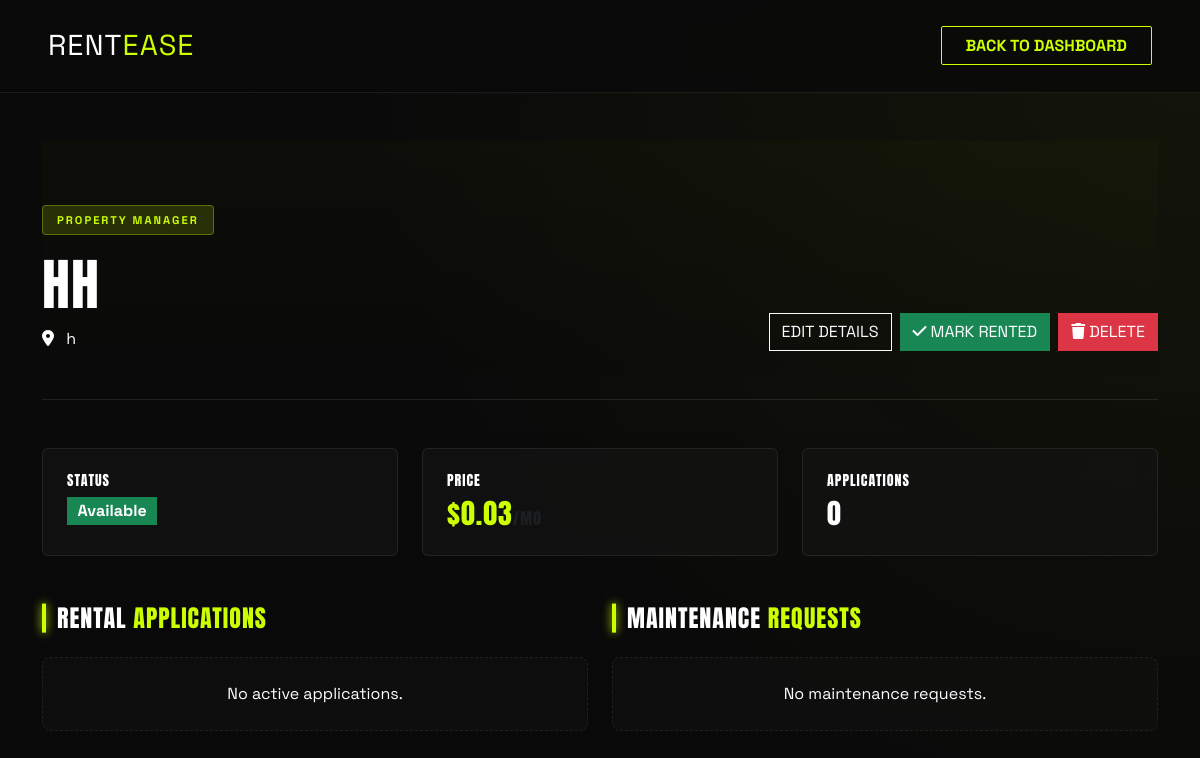
The page /manage-property/5/ (signed in) on the database as committed earlier.
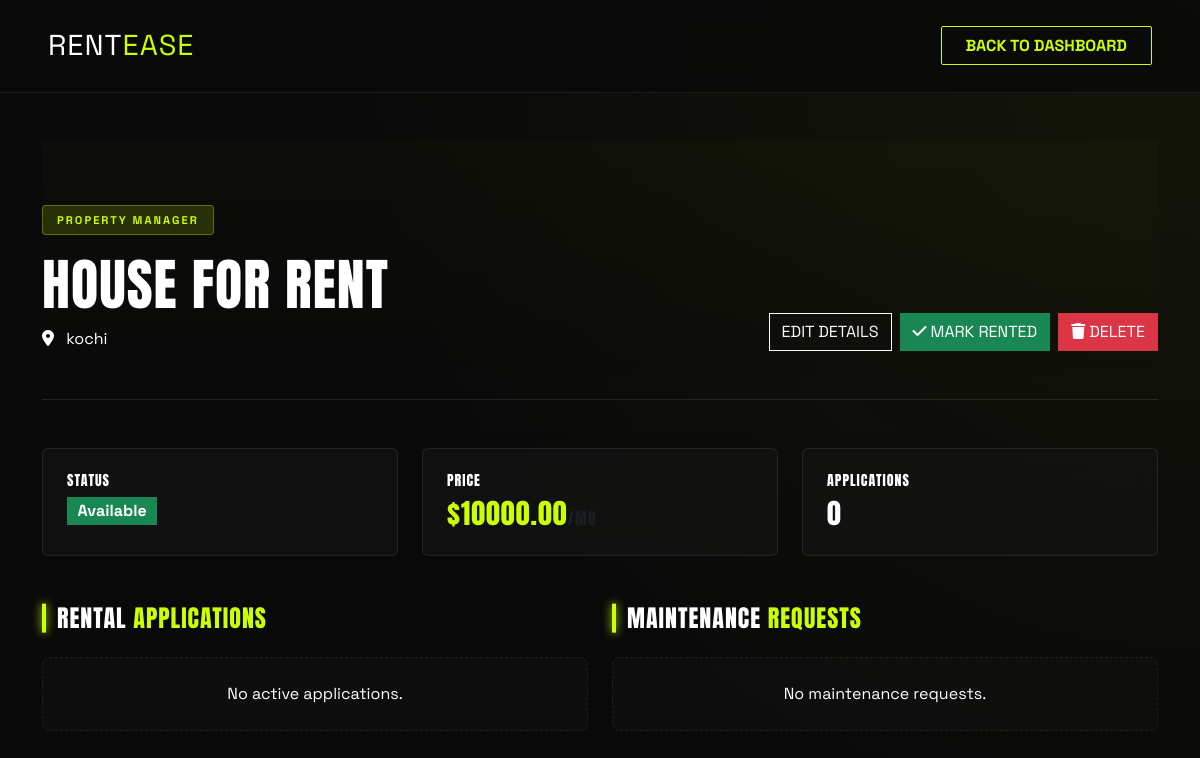
The same page on the database as committed later.
### core/models.py (models this page shows, shortened)
class Property(models.Model):
    class Status(models.TextChoices):
        PENDING_APPROVAL = "PENDING", "Pending Approval"
        AVAILABLE = "AVAILABLE", "Available"
        RENTED = "RENTED", "Rented"
        MAINTENANCE = "MAINTENANCE", "Maintenance"
    class Furnishing(models.TextChoices):
        UNFURNISHED = "UNFURNISHED", "Unfurnished"
        SEMI_FURNISHED = "SEMI_FURNISHED", "Semi-Furnished"
        FULLY_FURNISHED = "FULLY_FURNISHED", "Fully Furnished"
    class Facing(models.TextChoices):
        NORTH = "NORTH", "North"
        SOUTH = "SOUTH", "South"
        EAST = "EAST", "East"
        WEST = "WEST", "West"
        NORTHEAST = "NORTHEAST", "North-East"
        NORTHWEST = "NORTHWEST", "North-West"
        SOUTHEAST = "SOUTHEAST", "South-East"
        SOUTHWEST = "SOUTHWEST", "South-West"
    owner = models.ForeignKey(User, on_delete=models.CASCADE, related_name='properties')
    title = models.CharField(max_length=255)
    ad_title = models.CharField(max_length=255, blank=True, null=True, help_text="Short ad title")
    description = models.TextField()
    price = models.DecimalField(max_digits=10, decimal_places=2)
    location = models.CharField(max_length=255)
    property_type = models.CharField(max_length=100)
    bhk = models.IntegerField(default=1, help_text="Number of BHKs (Bedrooms)")
    bathrooms = models.IntegerField(default=1, help_text="Number of bathrooms")
    furnishing = models.CharField(max_length=50, choices=Furnishing.choices, default=Furnishing.SEMI_FURNISHED)
    super_built_area = models.DecimalField(max_digits=10, decimal_places=2, default=0, help_text="Super built area in sqft")
    bachelors_allowed = models.BooleanField(default=True, help_text="Are bachelors allowed?")
    total_floors = models.IntegerField(default=1, help_text="Total floors in the building")
    facing = models.CharField(max_length=50, choices=Facing.choices, default=Facing.NORTH)
    amenities = models.TextField(help_text="Comma-separated list of amenities", blank=True)
    status = models.CharField(max_length=50, choices=Status.choices, default=Status.PENDING_APPROVAL)
    is_paid = models.BooleanField(default=False)
    created_at = models.DateTimeField(auto_now_add=True)
    updated_at = models.DateTimeField(auto_now=True)
    class Meta:
        verbose_name_plural = "Properties"

### core/views.py (the view)
# urls.py: path('manage-property/<int:id>/', views.manage_property_view, name='manage_property'),
@login_required
def manage_property_view(request, id):
    property_obj = get_object_or_404(Property, id=id, owner=request.user)
    applications = RentalApplication.objects.filter(property=property_obj)
    maintenance_requests = MaintenanceRequest.objects.filter(property=property_obj)
    context = {
        'property': property_obj,
        'applications': applications,
        'maintenance_requests': maintenance_requests
    }
    return render(request, 'core/property_manage.html', context)

### core/templates/core/property_manage.html (shortened to what the changed rows need)
{% load static %}
<!DOCTYPE html>
<html lang="en">
<head>
    <link href="https://cdn.jsdelivr.net/npm/bootstrap@5.3.0/dist/css/bootstrap.min.css" rel="stylesheet">
    <link href="https://cdnjs.cloudflare.com/ajax/libs/font-awesome/6.4.0/css/all.min.css" rel="stylesheet">
    <link rel="stylesheet" href="{% static 'core/css/owner_dashboard.css' %}">
</head>
<body>
    <div class="container py-5">
        <div class="dashboard-header d-flex justify-content-between align-items-end">
            <div>
                <span class="role-badge">PROPERTY MANAGER</span>
                <h1 class="display-4 text-white m-0">{{ property.title }}</h1>
                <p class="text-gray mb-0 mt-2"><i class="fas fa-map-marker-alt me-2"></i> {{ property.location }}</p>
            </div>
        </div>
        <div class="row g-4 mb-5">
            <div class="col-md-4">
                <div class="card-dash p-4">
                    <h5 class="text-gray small mb-2">STATUS</h5>
                    <span class="badge {% if property.status == 'AVAILABLE' %}bg-success{% else %}bg-secondary{% endif %} fs-6 rounded-0">
                        {{ property.get_status_display }}
                    </span>
                </div>
            </div>
            <div class="col-md-4">
                <div class="card-dash p-4">
                    <h5 class="text-gray small mb-2">PRICE</h5>
                    <h3 class="text-acid m-0">${{ property.price }}<small class="text-muted fs-6">/mo</small></h3>
                </div>
            </div>
        </div>
    </div>
</body>
</html>

Rows that differ between the two databases and show on the page:
changed Property "Available": title "HH" → "HOUSE FOR RENT"; location "h" → "kochi"; price "0.03" → "10000.00"
